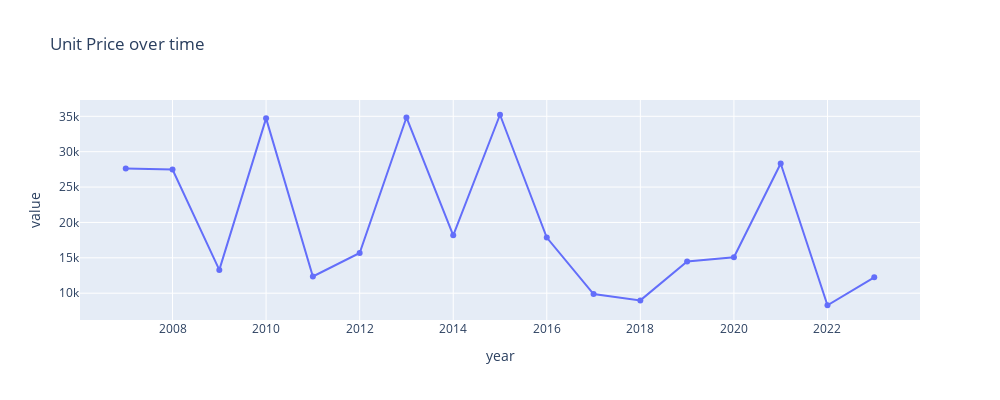
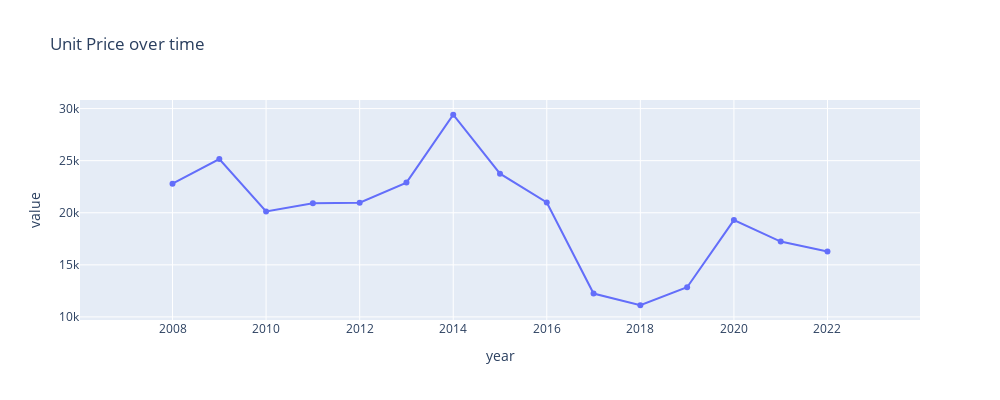

Notebook code cell kept with these figures, in order:
### Code cell
metric = metrics["weighted_median"]
temporal_smoothed_metric = f"{metric}_smoothed_temporal"

weights = np.array([0.5, 0.5, 0.5])
weights_normalized = weights / np.sum(weights)
area_df[temporal_smoothed_metric] = area_df[metric].rolling(window=3).mean()

plot_time_series(
    area_df,
    metric,
    group_by_columns,
    granularity_columns,
    f"Unit Price over time",
    # visible="legendonly",
    width=1000,
    height=400,
    showlegend=False
)

plot_time_series(
    area_df,
    temporal_smoothed_metric,
    group_by_columns,
    granularity_columns,
    f"Unit Price over time",
    # visible="legendonly",
    width=1000,
    height=400,
    showlegend=False
)

### Figure 1 — Plotly figure (JSON) as saved in the notebook; plotly's stock layout.template omitted (floating-point values rounded to 4 significant figures)
{"data": [{"hovertemplate": "variable=('Akita-ken Nikaho-shi', '5214')<br>year=%{x}<br>value=%{y}<extra></extra>", "legendgroup": "('Akita-ken Nikaho-shi', '5214')", "line": {"color": "#636efa", "dash": "solid"}, "marker": {"symbol": "circle"}, "mode": "lines+markers", "name": "('Akita-ken Nikaho-shi', '5214')", "orientation": "v", "showlegend": true, "type": "scatter", "x": [2007, 2008, 2009, 2010, 2011, 2012, 2013, 2014, 2015, 2016, 2017, 2018, 2019, 2020, 2021, 2022, 2023], "xaxis": "x", "y": [27610.0, 27470.0, 13290.0, 34710.0, 12360.0, 15680.0, 34830.0, 18180.0, 35220.0, 17870.0, 9883.0, 8984.0, 14500.0, 15070.0, 28320.0, 8297.0, 12240.0], "yaxis": "y"}], "layout": {"autosize": false, "height": 400, "hovermode": "closest", "legend": {"title": {"text": "variable"}, "tracegroupgap": 0}, "showlegend": false, "title": {"text": "Unit Price over time"}, "width": 1000, "xaxis": {"anchor": "y", "domain": [0, 1], "title": {"text": "year"}}, "yaxis": {"anchor": "x", "domain": [0, 1], "title": {"text": "value"}}}}

### Figure 2 — Plotly figure (JSON) as saved in the notebook; plotly's stock layout.template omitted (floating-point values rounded to 4 significant figures)
{"data": [{"hovertemplate": "variable=('Akita-ken Nikaho-shi', '5214')<br>year=%{x}<br>value=%{y}<extra></extra>", "legendgroup": "('Akita-ken Nikaho-shi', '5214')", "line": {"color": "#636efa", "dash": "solid"}, "marker": {"symbol": "circle"}, "mode": "lines+markers", "name": "('Akita-ken Nikaho-shi', '5214')", "orientation": "v", "showlegend": true, "type": "scatter", "x": [2007, 2008, 2009, 2010, 2011, 2012, 2013, 2014, 2015, 2016, 2017, 2018, 2019, 2020, 2021, 2022, 2023], "xaxis": "x", "y": [null, 22790.0, 25160.0, 20120.0, 20920.0, 20960.0, 22900.0, 29410.0, 23750.0, 20990.0, 12240.0, 11120.0, 12850.0, 19300.0, 17230.0, 16290.0, null], "yaxis": "y"}], "layout": {"autosize": false, "height": 400, "hovermode": "closest", "legend": {"title": {"text": "variable"}, "tracegroupgap": 0}, "showlegend": false, "title": {"text": "Unit Price over time"}, "width": 1000, "xaxis": {"anchor": "y", "domain": [0, 1], "title": {"text": "year"}}, "yaxis": {"anchor": "x", "domain": [0, 1], "title": {"text": "value"}}}}
